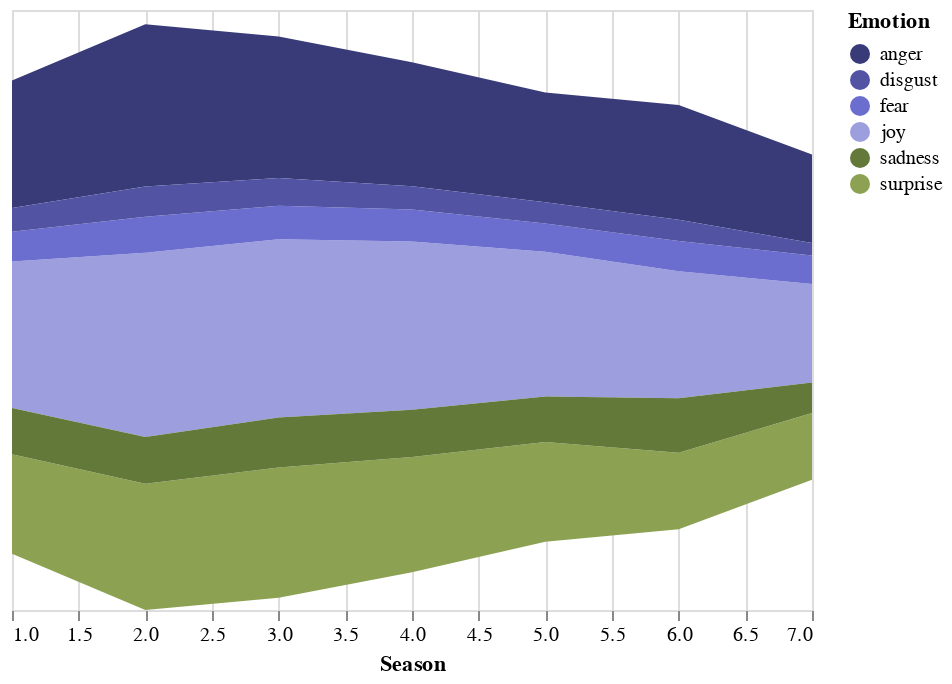

The code cell stored with this chart in its notebook:
### Code cell
alt.Chart(freq).mark_area().encode(
    alt.X('Season:Q', axis=alt.Axis(domain=False, tickSize=5, grid=True)),
    alt.Y('Frequency:Q', stack='center', axis=None),
    alt.Color('Emotion:N',scale=alt.Scale(scheme='category20b'))
).interactive()

### Figure 1 — Vega-Lite specification as saved in the notebook (floating-point values rounded to 4 significant figures)
{"config": {"view": {"continuousWidth": 400, "continuousHeight": 300}}, "data": {"name": "data-aaf690fce5b7714e0091c95f4512803e"}, "mark": "area", "encoding": {"color": {"type": "nominal", "field": "Emotion", "scale": {"scheme": "category20b"}}, "x": {"type": "quantitative", "axis": {"domain": false, "grid": true, "tickSize": 5}, "field": "Season"}, "y": {"type": "quantitative", "axis": null, "field": "Frequency", "stack": "center"}}, "selection": {"selector016": {"type": "interval", "bind": "scales", "encodings": ["x", "y"]}}, "$schema": "https://vega.github.io/schema/vega-lite/v4.8.1.json", "datasets": {"data-aaf690fce5b7714e0091c95f4512803e": [{"Season": 1, "Emotion": "joy", "Frequency": 977}, {"Season": 1, "Emotion": "anger", "Frequency": 850}, {"Season": 1, "Emotion": "surprise", "Frequency": 663}, {"Season": 1, "Emotion": "sadness", "Frequency": 308}, {"Season": 1, "Emotion": "fear", "Frequency": 199}, {"Season": 1, "Emotion": "disgust", "Frequency": 157}, {"Season": 2, "Emotion": "joy", "Frequency": 1228}, {"Season": 2, "Emotion": "anger", "Frequency": 1082}, {"Season": 2, "Emotion": "surprise", "Frequency": 842}, {"Season": 2, "Emotion": "sadness", "Frequency": 312}, {"Season": 2, "Emotion": "fear", "Frequency": 240}, {"Season": 2, "Emotion": "disgust", "Frequency": 201}, {"Season": 3, "Emotion": "joy", "Frequency": 1189}, {"Season": 3, "Emotion": "anger", "Frequency": 944}, {"Season": 3, "Emotion": "surprise", "Frequency": 869}, {"Season": 3, "Emotion": "sadness", "Frequency": 333}, {"Season": 3, "Emotion": "fear", "Frequency": 223}, {"Season": 3, "Emotion": "disgust", "Frequency": 185}, {"Season": 4, "Emotion": "joy", "Frequency": 1121}, {"Season": 4, "Emotion": "anger", "Frequency": 827}, {"Season": 4, "Emotion": "surprise", "Frequency": 768}, {"Season": 4, "Emotion": "sadness", "Frequency": 315}, {"Season": 4, "Emotion": "fear", "Frequency": 214}, {"Season": 4, "Emotion": "disgust", "Frequency": 155}, {"Season": 5, "Emotion": "joy", "Frequency": 965}, {"Season": 5, "Emotion": "anger", "Frequency": 731}, {"Season": 5, "Emotion": "surprise", "Frequency": 665}, {"Season": 5, "Emotion": "sadness", "Frequency": 303}, {"Season": 5, "Emotion": "fear", "Frequency": 188}, {"Season": 5, "Emotion": "disgust", "Frequency": 143}, {"Season": 6, "Emotion": "joy", "Frequency": 848}, {"Season": 6, "Emotion": "anger", "Frequency": 765}, {"Season": 6, "Emotion": "surprise", "Frequency": 510}, {"Season": 6, "Emotion": "sadness", "Frequency": 363}, {"Season": 6, "Emotion": "fear", "Frequency": 201}, {"Season": 6, "Emotion": "disgust", "Frequency": 142}, {"Season": 7, "Emotion": "joy", "Frequency": 657}, {"Season": 7, "Emotion": "anger", "Frequency": 590}, {"Season": 7, "Emotion": "surprise", "Frequency": 445}, {"Season": 7, "Emotion": "sadness", "Frequency": 203}, {"Season": 7, "Emotion": "fear", "Frequency": 190}, {"Season": 7, "Emotion": "disgust", "Frequency": 83}]}}
